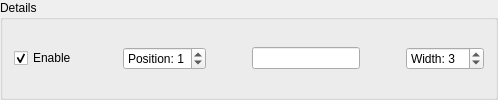
             <widget class="QGroupBox" name="groupButtonDetails">
              <property name="toolTip">
               <string>View media details</string>
              </property>
              <property name="title">
               <string>Details</string>
              </property>
              <layout class="QHBoxLayout" name="horizontalLayout_5">
               <item>
                <widget class="QCheckBox" name="checkButtonDetails">
                 <property name="sizePolicy">
                  <sizepolicy hsizetype="Maximum" vsizetype="Fixed">
                   <horstretch>0</horstretch>
                   <verstretch>0</verstretch>
                  </sizepolicy>
                 </property>
                 <property name="toolTip">
                  <string>Partial checks are stored in collapsable drawer</string>
                 </property>
                 <property name="text">
                  <string>Enable</string>
                 </property>
                 <property name="checked">
                  <bool>true</bool>
                 </property>
                 <property name="tristate">
                  <bool>true</bool>
                 </property>
                </widget>
               </item>
               <item>
                <spacer name="horizontalSpacer_4">
                 <property name="orientation">
                  <enum>Qt::Horizontal</enum>
                 </property>
                 <property name="sizeHint" stdset="0">
                  <size>
                   <width>40</width>
                   <height>20</height>
                  </size>
                 </property>
                </spacer>
               </item>
               <item>
                <widget class="QSpinBox" name="spinButtonDetailsPosition">
                 <property name="sizePolicy">
                  <sizepolicy hsizetype="Preferred" vsizetype="Fixed">
                   <horstretch>0</horstretch>
                   <verstretch>0</verstretch>
                  </sizepolicy>
                 </property>
                 <property name="toolTip">
                  <string>Ascending from left to right</string>
                 </property>
                 <property name="correctionMode">
                  <enum>QAbstractSpinBox::CorrectToNearestValue</enum>
                 </property>
                 <property name="suffix">
                  <string/>
                 </property>
                 <property name="prefix">
                  <string>Position: </string>
                 </property>
                 <property name="maximum">
                  <number>9</number>
                 </property>
                 <property name="value">
                  <number>1</number>
                 </property>
                </widget>
               </item>
               <item>
                <spacer name="horizontalSpacer_13">
                 <property name="orientation">
                  <enum>Qt::Horizontal</enum>
                 </property>
                 <property name="sizeHint" stdset="0">
                  <size>
                   <width>40</width>
                   <height>20</height>
                  </size>
                 </property>
                </spacer>
               </item>
               <item>
                <widget class="QLineEdit" name="lineButtonDetails">
                 <property name="sizePolicy">
                  <sizepolicy hsizetype="Preferred" vsizetype="Fixed">
                   <horstretch>0</horstretch>
                   <verstretch>0</verstretch>
                  </sizepolicy>
                 </property>
                 <property name="toolTip">
                  <string>Button display text</string>
                 </property>
                 <property name="text">
                  <string/>
                 </property>
                 <property name="cursorPosition">
                  <number>0</number>
                 </property>
                </widget>
               </item>
               <item>
                <spacer name="horizontalSpacer_23">
                 <property name="orientation">
                  <enum>Qt::Horizontal</enum>
                 </property>
                 <property name="sizeHint" stdset="0">
                  <size>
                   <width>40</width>
                   <height>20</height>
                  </size>
                 </property>
                </spacer>
               </item>
               <item>
                <widget class="QSpinBox" name="spinButtonDetailsWidth">
                 <property name="toolTip">
                  <string>Smaller numbers make for smaller buttons</string>
                 </property>
                 <property name="prefix">
                  <string>Width: </string>
                 </property>
                 <property name="minimum">
                  <number>1</number>
                 </property>
                 <property name="maximum">
                  <number>10</number>
                 </property>
                 <property name="value">
                  <number>3</number>
                 </property>
                </widget>
               </item>
              </layout>
             </widget>
